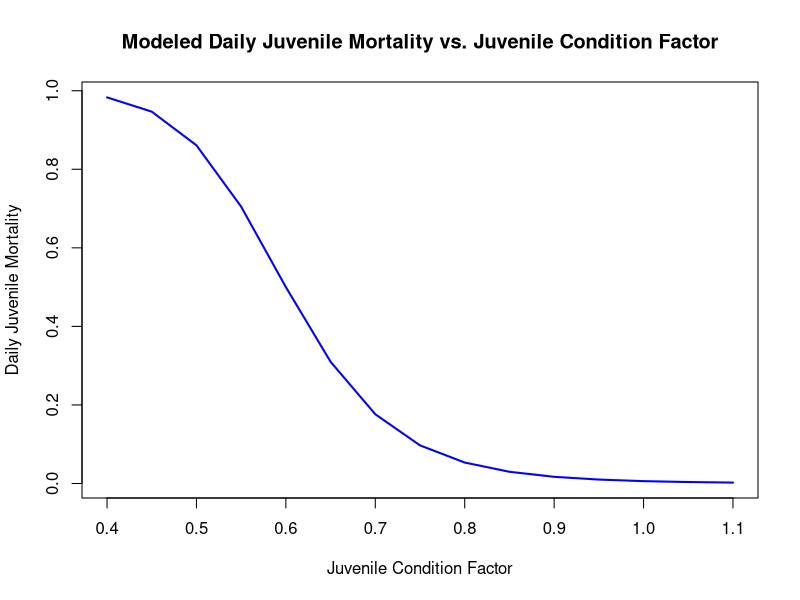

Recreate this plot in R.
# Bellmore, J. R., Sergeant, C. J., Bellmore, R. A., Falke, J. A., & Fellman, J. B. (2022). Modeling coho salmon (Oncorhynchus kisutch) population response to 
# streamflow and water temperature extremes. Canadian Journal of Fisheries and Aquatic Sciences, 80(2), 243–260.
# Based on Equation 12 and Table S1 parameters

# Load required libraries
library(ggplot2)

# 1. Define the parameters
beta_starve <- 10       
HS_starve <- 0.6   

# Define baseline and uncertainty bounds for alpha_starve
alpha_base <- 1.0     
alpha_low <- 0.75     # Lower strength = lower mortality (Lower Limit)
alpha_high <- 1.25    # Higher strength = higher mortality (Upper Limit)

# 2. Generate a sequence of Condition Factors (CF)
cf_seq <- seq(0.40, 1.10, by = 0.05)

# 3. Calculate Starvation Mortality (Base, Lower Limit, Upper Limit)
# Formula: Starve_mort = alpha * (1 - (CF^beta) / (CF^beta + HS^beta))
mortality_base <- alpha_base * (1 - (cf_seq^beta_starve) / ((cf_seq^beta_starve) + (HS_starve^beta_starve)))
mortality_lower <- alpha_low * (1 - (cf_seq^beta_starve) / ((cf_seq^beta_starve) + (HS_starve^beta_starve)))

# Use pmin() to cap the upper limit at 1.0 (100% mortality)
mortality_upper <- pmin(1.0, alpha_high * (1 - (cf_seq^beta_starve) / ((cf_seq^beta_starve) + (HS_starve^beta_starve))))

# 4. Create the dataframe
juvmort_df <- data.frame(
  curve.id = "c1",
  stressor.label = "juvenile_condition_factor",
  stressor.x = cf_seq,
  units.x = "dimensionless",
  response.label = "starvation_mortality",
  response.y = round(mortality_base, 4), 
  units.y = "proportion",
  lower.limit = round(mortality_lower, 4),
  upper.limit = round(mortality_upper, 4)
)

# 5. Export the data to a CSV file
write.csv(juvmort_df, "CF_StarvationMortality.csv", row.names = FALSE)

# 6. plot the curve
plot(juvmort_df$stressor.x, juvmort_df$response.y, 
     type = "l", 
     col = "blue", 
     lwd = 2,
     xlab = "Juvenile Condition Factor", 
     ylab = "Daily Juvenile Mortality",
     main = "Modeled Daily Juvenile Mortality vs. Juvenile Condition Factor")
